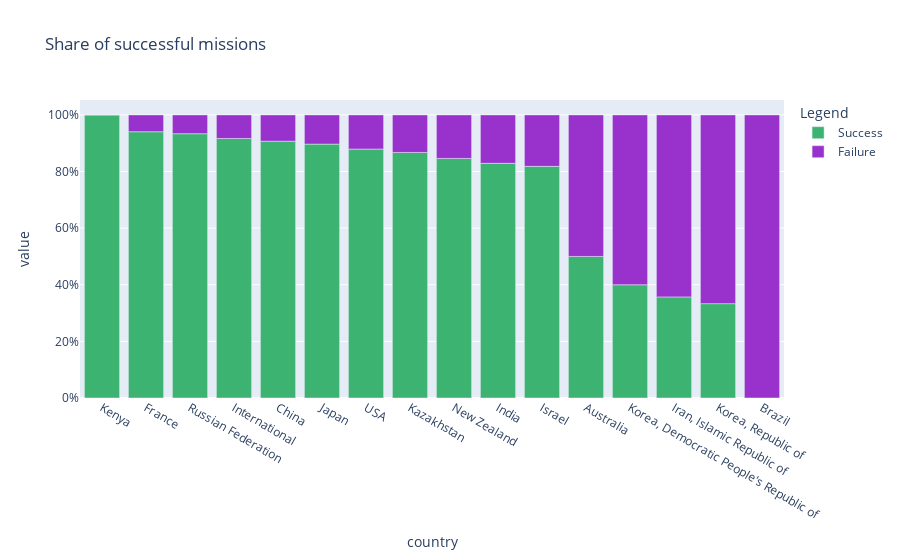

Here is the notebook cell this chart was saved with:
### Code cell
failure_share = failure_share.rename(
    columns={"success": "Success", "failures_share": "Failure"}
)

success_rate = px.bar(
    failure_share,
    x="country",
    y=["Success", "Failure"],
    title="Share of successful missions",
    labels={"variable": "Legend"},
    color_discrete_map={"Failure": "darkorchid", "Success": "mediumseagreen"},
)
success_rate.update_layout(
    xaxis={"categoryorder": "total descending"}, yaxis=dict(tickformat=".0%")
)
success_rate.show()

### Figure 1 — Plotly figure (JSON) as saved in the notebook; plotly's stock layout.template omitted (floating-point values rounded to 4 significant figures)
{"data": [{"hovertemplate": "Legend=Success<br>country=%{x}<br>value=%{y}<extra></extra>", "legendgroup": "Success", "marker": {"color": "mediumseagreen", "pattern": {"shape": ""}}, "name": "Success", "orientation": "v", "showlegend": true, "textposition": "auto", "type": "bar", "x": ["Kenya", "France", "Russian Federation", "International", "China", "Japan", "USA", "Kazakhstan", "New Zealand", "India", "Israel", "Australia", "Korea, Democratic People's Republic of", "Iran, Islamic Republic of", "Korea, Republic of", "Brazil"], "xaxis": "x", "y": [1.0, 0.9406, 0.9335, 0.9167, 0.9071, 0.8968, 0.8793, 0.8673, 0.8462, 0.8289, 0.8182, 0.5, 0.4, 0.3571, 0.3333, 0.0], "yaxis": "y"}, {"hovertemplate": "Legend=Failure<br>country=%{x}<br>value=%{y}<extra></extra>", "legendgroup": "Failure", "marker": {"color": "darkorchid", "pattern": {"shape": ""}}, "name": "Failure", "orientation": "v", "showlegend": true, "textposition": "auto", "type": "bar", "x": ["Kenya", "France", "Russian Federation", "International", "China", "Japan", "USA", "Kazakhstan", "New Zealand", "India", "Israel", "Australia", "Korea, Democratic People's Republic of", "Iran, Islamic Republic of", "Korea, Republic of", "Brazil"], "xaxis": "x", "y": [0.0, 0.05941, 0.06652, 0.08333, 0.09294, 0.1032, 0.1207, 0.1327, 0.1538, 0.1711, 0.1818, 0.5, 0.6, 0.6429, 0.6667, 1.0], "yaxis": "y"}], "layout": {"barmode": "relative", "legend": {"title": {"text": "Legend"}, "tracegroupgap": 0}, "title": {"text": "Share of successful missions"}, "xaxis": {"anchor": "y", "categoryorder": "total descending", "domain": [0, 1], "title": {"text": "country"}}, "yaxis": {"anchor": "x", "domain": [0, 1], "tickformat": ".0%", "title": {"text": "value"}}}}
